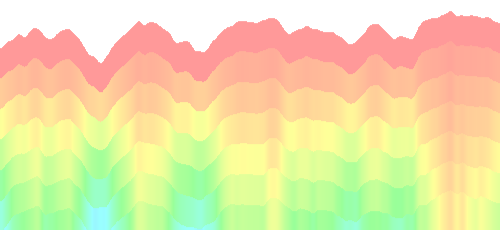
Frame 1 (no input)
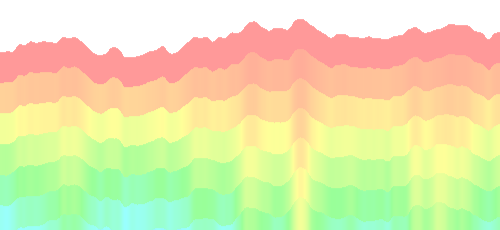
Frame 60 (the mouse pressed at the canvas centre just before this capture)
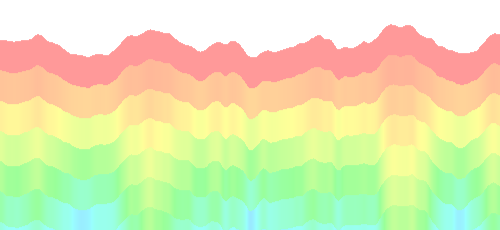
Frame 120 (the mouse held since frame 60 and released just before this capture)

The Processing sketch that drew these frames (run headless with seeded random() and noise(); from frame 60 on, the mouse is pressed at the canvas centre):

// Processing sketch: processing_92429
// ── processing_92429.pde

float noiseScale=0.02;
float t;

void setup() {
  size(500, 230);
  colorMode(HSB, 360, 100, 100);
  smooth();
}

void draw() {
  background(360);
  for (int i = 0; i < 7; i++) {
    for (int x = 0; x < width; x++) {
      float noiseVal = noise(x*noiseScale, t*4*noiseScale);
      stroke(noiseVal*i*50, 40, 100);
      line(x, noiseVal*80+i*30, x, height);
    }
    t+=0.25;
  }
}
